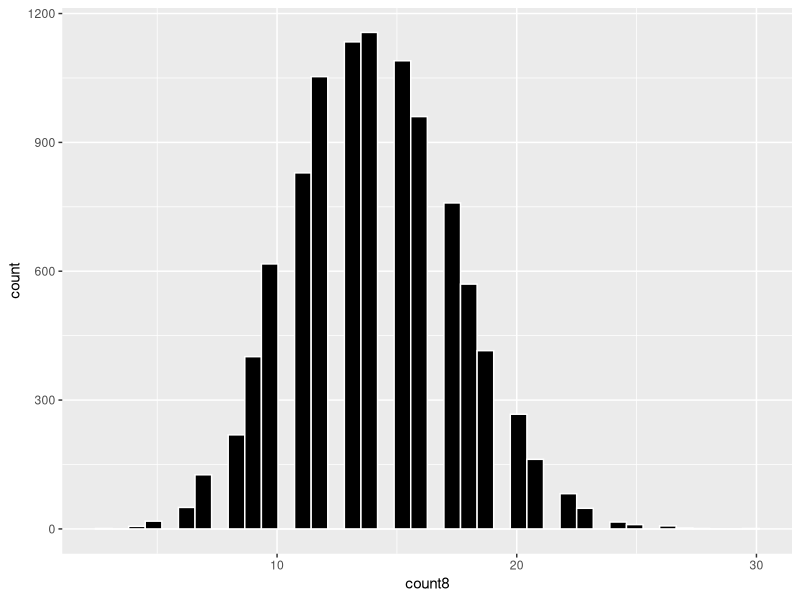

This figure's R source:
# Very Normal
# Explainers
# 01 - Explaining Probability Distributions
# https://www.youtube.com/watch?v=k5sbE1_MDwU&list=PLEDdkzD9hUd7JJ8LH7wp8JOw5CMIb-_Do&index=1

library(tidyverse)

set.seed(1)  # reproducibility

# A single double dice roll
double_dice <- runif(n = 2, min = 1, max = 6) |> ceiling()

# 70 double dice rolls in an average Catan game
catan_rolls <- map_dbl(1:70, function(i) {
  runif(2, min = 1, max = 6) |> ceiling() |> sum()
})

(count_8s <- sum(catan_rolls == 8))

# Repeating the experiment 10000 times
count_8_distribution <- map_dbl(1:10000, function(i) {
  
  catan_rolls <- map_dbl(1:70, function(i) {
    runif(2, min = 1, max = 6) |> ceiling() |> sum()
  })
  
  sum(catan_rolls == 8)
})

# Plot the estimated probability distribution (histogram)
tibble(count8 = count_8_distribution) |> 
  ggplot(aes(x = count8)) +
  geom_histogram(bins = 40, color = "white", fill = "black")

mean(count_8_distribution)
